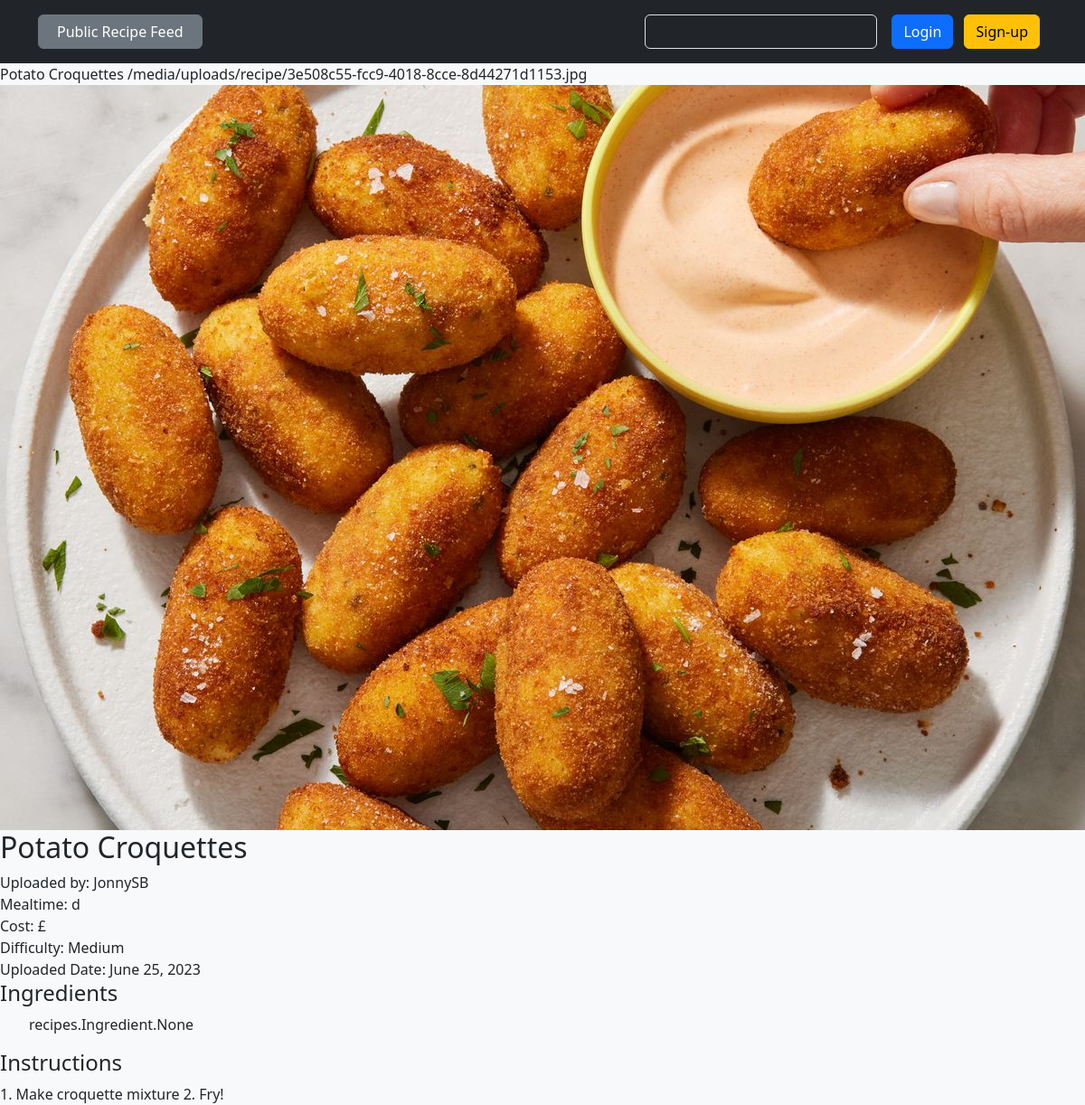
The page /recipes/recipe_detail/42 on the database its author committed.
### recipes/models.py (models this page shows, shortened)
class Recipe(models.Model):
    recipe_name = models.CharField(max_length=200)
    recipe_image = models.ImageField(upload_to=recipe_image_file_path)
    MEAL_TIME_CHOICES = [
        ('b', 'Breakfast'),
        ('l', 'Lunch'),
        ('d', 'Dinner'),
        ('s', 'Snack'),
    ]
    meal_time = models.CharField(
        max_length=1, choices=MEAL_TIME_CHOICES, default='b')
    ingredients = models.ManyToManyField('Ingredient')
    COST_CHOICES = [
        ('1', '£'),
        ('2', '££'),
        ('3', '£££'),
        ('4', '££££'),
    ]
    cost = models.CharField(max_length=1, choices=COST_CHOICES, default='1')
    instructions = models.TextField(max_length=800)
    DIFFICULTY_CHOICES = [
        ('e', 'Easy'),
        ('m', 'Medium'),
        ('d', 'Difficult'),
        ('p', 'Pro'),
    ]
    difficulty_level = models.CharField(max_length=1,
                                        choices=DIFFICULTY_CHOICES,
                                        default='e')
    tags = models.ManyToManyField('Tag')
    recipe_author = models.ForeignKey(User, on_delete=models.CASCADE)
    uploaded_date = models.DateField(auto_now_add=True)
    VISIBILITY_CHOICES = [
        ('pu', 'Public'),
        ('pr', 'Private'),
    ]
    visibility = models.CharField(
        max_length=2, choices=VISIBILITY_CHOICES, default='pu')

### recipes/views.py (the view)
class RecipeDetail(DetailView):
    model = Recipe

### recipes/templates/recipes/recipe_detail.html (shortened to what this page needs)
{% extends 'base.html' %}
{% block  content %}
{{recipe.recipe_name}}
{{recipe.recipe_image.url}}
<div class="col-lg-8">
    <article class="post-single">
        <div class="post-thumbnail">
            <img src="{{recipe.recipe_image.url}}" alt="post">
        </div>
      <h2 class="title">{{recipe.recipe_name}}</h2>
      <div class="post-meta">
        <div class="">
            <span>Uploaded by: {{recipe.recipe_author}}</span>
        </div>
        <div class="">
            <span>Mealtime: {{recipe.meal_time}}</span>
        </div>
        <div class="">
            <span>Cost: {{recipe.get_cost_display}}</span>
        </div>
        <div class="">
            <span>Difficulty: {{recipe.get_difficulty_level_display}}</span>
        </div>
        <div class="">
            <span>Uploaded Date: {{recipe.uploaded_date}}</span>
        </div>
      </div>
      <div class="post-content">
        <div class="recipe-ingredients">
            <h4>Ingredients</h4>
            <ul class="ct-list">
                {{recipe.ingredients}}
          </ul>
        </div>
        <div class="recipe-instructions">
          <h4>Instructions</h4>
          {{recipe.instructions}}
        </div>
      </div>
    </article>
{% endblock %}

### rows shown on the page
Recipe: recipe_name "Potato Croquettes", recipe_image "/media/uploads/recipe/3e508c55-fcc9-4018-8cce-8d44271d1153.jpg", recipe_image (picture), recipe_author "JonnySB", meal_time "d", cost "£", difficulty_level "Medium", uploaded_date "June 25, 2023", ingredients "recipes.Ingredient.None", instructions "1. Make croquette mixture 2. Fry!"
